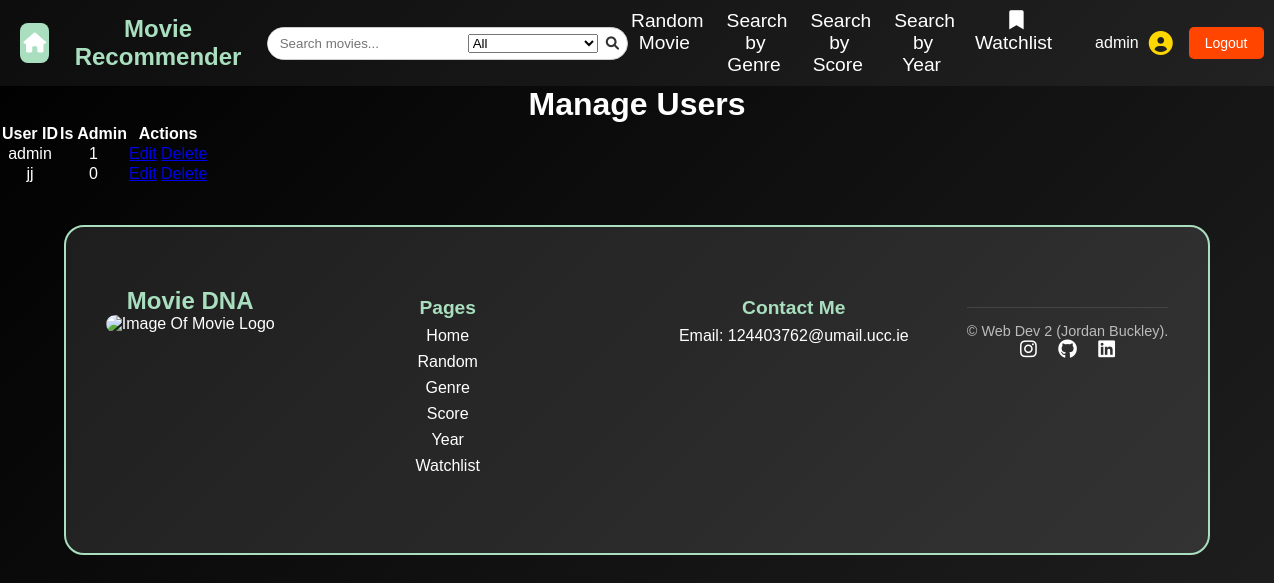
/admin/manage_users (signed in), run on an earlier commit of the app's database.
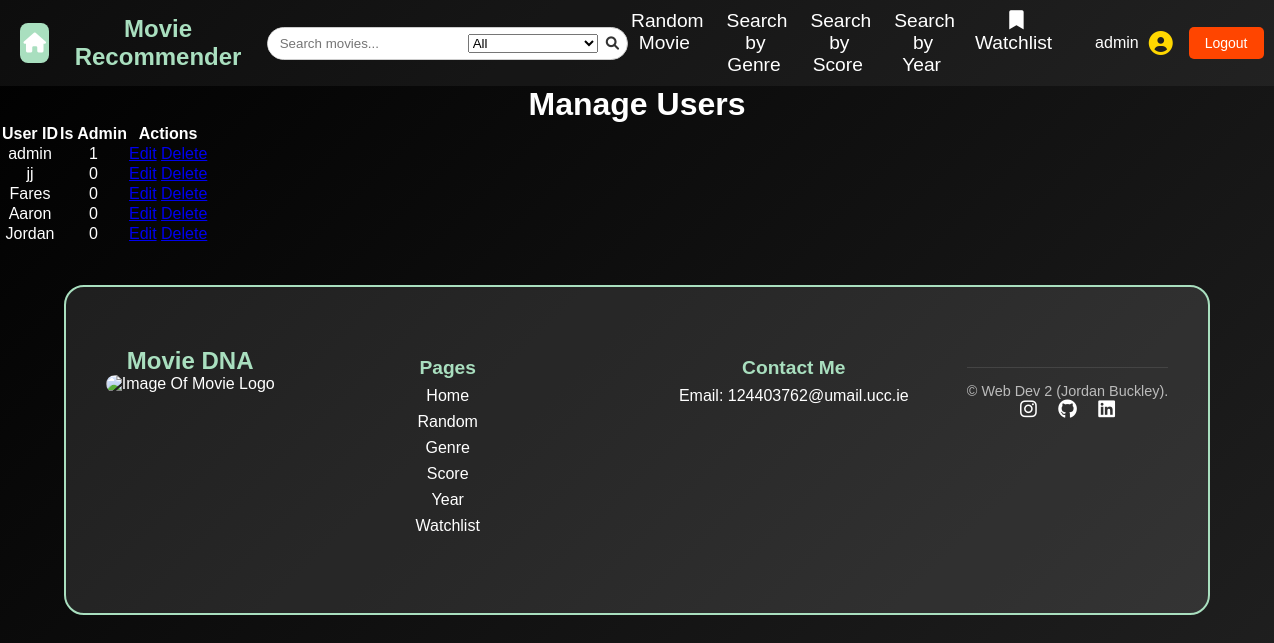
And on a later commit of the database.
### tables this page shows
CREATE TABLE users (
    user_id TEXT PRIMARY KEY,
    password TEXT NOT NULL
, is_admin BOOLEAN DEFAULT FALSE);

### app.py (the view)
@app.route("/admin/manage_users")
@login_required
def manage_users():
    if not g.is_admin:
        return "Access denied. Admins only.", 403
    db = get_db()
    users = db.execute("SELECT * FROM users").fetchall()
    return render_template("manage_users.html", users=users)

### app.py (called while the page is built)
@app.before_request
def load_logged_in_user():
    g.user = session.get("user_id")
    g.is_admin = session.get("is_admin", False)

def login_required(view):
    @wraps(view)
    def wrapped_view(*args, **kwargs):
        if g.user is None:
            return(redirect(url_for("login", next=request.url)))
        return view(*args, **kwargs)
    return wrapped_view

### database.py (called while the page is built)
def get_db():
    if "db" not in g:
        g.db = sqlite3.connect(DATABASE,
                                detect_types=sqlite3.PARSE_DECLTYPES
                        )
        g.db.row_factory = sqlite3.Row
    return g.db

### templates/manage_users.html
{% extends "base.html" %}
{% block main_content %}
<h1>Manage Users</h1>
<table>
    <thead>
        <tr>
            <th>User ID</th>
            <th>Is Admin</th>
            <th>Actions</th>
        </tr>
    </thead>
    <tbody>
        {% for user in users %}
        <tr>
            <td>{{ user.user_id }}</td>
            <td>{{ user.is_admin }}</td>
            <td>
                <a href="{{ url_for('edit_user', user_id=user.user_id) }}">Edit</a>
                <a href="{{ url_for('delete_user', user_id=user.user_id) }}">Delete</a>
            </td>
        </tr>
        {% endfor %}
    </tbody>
</table>
{% endblock %}

### templates/base.html (shortened to what the changed rows need)
<!DOCTYPE html>
<html lang="en">
<head>
    <link rel="stylesheet" href="{{ url_for('static', filename='styles.css') }}">
    <link rel="stylesheet" href="https://cdnjs.cloudflare.com/ajax/libs/font-awesome/6.0.0/css/all.min.css">
</head>
<body>
    <header>
        <nav>
            <section id="nav-container">
                <section id="nav-user">
                    {% if session['user_id'] %}
                    <section id="user-info">
                        <p id="username">{{ session['user_id'] }}</p>
                        <i class="fas fa-user-circle" id="user-icon"></i>
                    </section>
                    <a href="{{ url_for('logout') }}" id="logout-btn">Logout</a>
                    {% else %}
                    <a href="{{ url_for('login') }}" id="login-btn">Login</a>
                    <a href="{{ url_for('registration') }}" id="register-btn">Register</a>
                    {% endif %}
                </section>
            </section>
        </nav>
    </header>
    <main>
        {% block main_content %}{% endblock %}
    </main>
    <footer class="footer">
        <section class="footer-container">
            <section class="footer-logo">
                <h2>Movie DNA</h2>
            </section>
    </footer>
</body>
</html>

What changed in the data, as far as the page shows it:
added users: user_id "Fares", is_admin "0"
added users: user_id "Aaron", is_admin "0"
added users: user_id "Jordan", is_admin "0"
